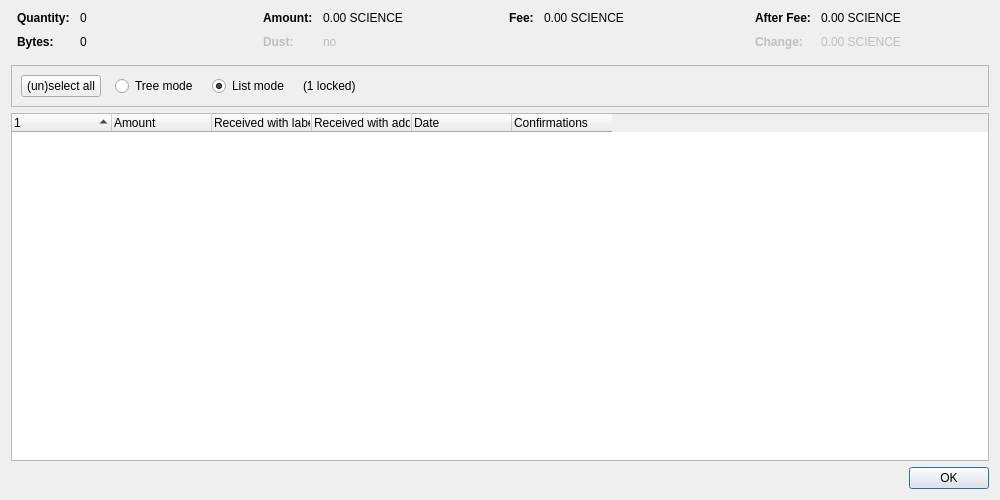
<?xml version="1.0" encoding="UTF-8"?>
<ui version="4.0">
 <class>CoinControlDialog</class>
 <widget class="QDialog" name="CoinControlDialog">
  <property name="geometry">
   <rect>
    <x>0</x>
    <y>0</y>
    <width>1000</width>
    <height>500</height>
   </rect>
  </property>
  <property name="windowTitle">
   <string>Coin Selection</string>
  </property>
  <layout class="QVBoxLayout" name="verticalLayout">
   <item>
    <layout class="QHBoxLayout" name="horizontalLayoutTop" stretch="0,0,0,0">
     <property name="topMargin">
      <number>0</number>
     </property>
     <property name="bottomMargin">
      <number>10</number>
     </property>
     <item>
      <layout class="QFormLayout" name="formLayoutCoinControl1">
       <property name="horizontalSpacing">
        <number>10</number>
       </property>
       <property name="verticalSpacing">
        <number>10</number>
       </property>
       <property name="leftMargin">
        <number>6</number>
       </property>
       <property name="rightMargin">
        <number>6</number>
       </property>
       <item row="0" column="0">
        <widget class="QLabel" name="labelCoinControlQuantityText">
         <property name="font">
          <font>
           <weight>75</weight>
           <bold>true</bold>
          </font>
         </property>
         <property name="text">
          <string>Quantity:</string>
         </property>
        </widget>
       </item>
       <item row="0" column="1">
        <widget class="QLabel" name="labelCoinControlQuantity">
         <property name="cursor">
          <cursorShape>IBeamCursor</cursorShape>
         </property>
         <property name="contextMenuPolicy">
          <enum>Qt::ActionsContextMenu</enum>
         </property>
         <property name="text">
          <string notr="true">0</string>
         </property>
         <property name="textInteractionFlags">
          <set>Qt::LinksAccessibleByMouse|Qt::TextSelectableByKeyboard|Qt::TextSelectableByMouse</set>
         </property>
        </widget>
       </item>
       <item row="1" column="0">
        <widget class="QLabel" name="labelCoinControlBytesText">
         <property name="font">
          <font>
           <weight>75</weight>
           <bold>true</bold>
          </font>
         </property>
         <property name="text">
          <string>Bytes:</string>
         </property>
        </widget>
       </item>
       <item row="1" column="1">
        <widget class="QLabel" name="labelCoinControlBytes">
         <property name="cursor">
          <cursorShape>IBeamCursor</cursorShape>
         </property>
         <property name="contextMenuPolicy">
          <enum>Qt::ActionsContextMenu</enum>
         </property>
         <property name="text">
          <string notr="true">0</string>
         </property>
         <property name="textInteractionFlags">
          <set>Qt::LinksAccessibleByMouse|Qt::TextSelectableByKeyboard|Qt::TextSelectableByMouse</set>
         </property>
        </widget>
       </item>
      </layout>
     </item>
     <item>
      <layout class="QFormLayout" name="formLayoutCoinControl2">
       <property name="horizontalSpacing">
        <number>10</number>
       </property>
       <property name="verticalSpacing">
        <number>10</number>
       </property>
       <property name="leftMargin">
        <number>6</number>
       </property>
       <property name="rightMargin">
        <number>6</number>
       </property>
       <item row="0" column="0">
        <widget class="QLabel" name="labelCoinControlAmountText">
         <property name="font">
          <font>
           <weight>75</weight>
           <bold>true</bold>
          </font>
         </property>
         <property name="text">
          <string>Amount:</string>
         </property>
        </widget>
       </item>
       <item row="0" column="1">
        <widget class="QLabel" name="labelCoinControlAmount">
         <property name="cursor">
          <cursorShape>IBeamCursor</cursorShape>
         </property>
         <property name="contextMenuPolicy">
          <enum>Qt::ActionsContextMenu</enum>
         </property>
         <property name="text">
          <string notr="true">0.00 SCIENCE</string>
         </property>
         <property name="textInteractionFlags">
          <set>Qt::LinksAccessibleByMouse|Qt::TextSelectableByKeyboard|Qt::TextSelectableByMouse</set>
         </property>
        </widget>
       </item>
       <item row="1" column="0">
        <widget class="QLabel" name="labelCoinControlLowOutputText">
         <property name="enabled">
          <bool>false</bool>
         </property>
         <property name="font">
          <font>
           <weight>75</weight>
           <bold>true</bold>
          </font>
         </property>
         <property name="text">
          <string>Dust:</string>
         </property>
        </widget>
       </item>
       <item row="1" column="1">
        <widget class="QLabel" name="labelCoinControlLowOutput">
         <property name="enabled">
          <bool>false</bool>
         </property>
         <property name="cursor">
          <cursorShape>IBeamCursor</cursorShape>
         </property>
         <property name="contextMenuPolicy">
          <enum>Qt::ActionsContextMenu</enum>
         </property>
         <property name="text">
          <string notr="true">no</string>
         </property>
         <property name="textInteractionFlags">
          <set>Qt::LinksAccessibleByMouse|Qt::TextSelectableByKeyboard|Qt::TextSelectableByMouse</set>
         </property>
        </widget>
       </item>
      </layout>
     </item>
     <item>
      <layout class="QFormLayout" name="formLayoutCoinControl3">
       <property name="horizontalSpacing">
        <number>10</number>
       </property>
       <property name="verticalSpacing">
        <number>10</number>
       </property>
       <property name="leftMargin">
        <number>6</number>
       </property>
       <property name="rightMargin">
        <number>6</number>
       </property>
       <item row="0" column="0">
        <widget class="QLabel" name="labelCoinControlFeeText">
         <property name="font">
          <font>
           <weight>75</weight>
           <bold>true</bold>
          </font>
         </property>
         <property name="text">
          <string>Fee:</string>
         </property>
        </widget>
       </item>
       <item row="0" column="1">
        <widget class="QLabel" name="labelCoinControlFee">
         <property name="cursor">
          <cursorShape>IBeamCursor</cursorShape>
         </property>
         <property name="contextMenuPolicy">
          <enum>Qt::ActionsContextMenu</enum>
         </property>
         <property name="text">
          <string notr="true">0.00 SCIENCE</string>
         </property>
         <property name="textInteractionFlags">
          <set>Qt::LinksAccessibleByMouse|Qt::TextSelectableByKeyboard|Qt::TextSelectableByMouse</set>
         </property>
        </widget>
       </item>
      </layout>
     </item>
     <item>
      <layout class="QFormLayout" name="formLayoutCoinControl4">
       <property name="horizontalSpacing">
        <number>10</number>
       </property>
       <property name="verticalSpacing">
        <number>10</number>
       </property>
       <property name="leftMargin">
        <number>6</number>
       </property>
       <property name="rightMargin">
        <number>6</number>
       </property>
       <item row="0" column="0">
        <widget class="QLabel" name="labelCoinControlAfterFeeText">
         <property name="font">
          <font>
           <weight>75</weight>
           <bold>true</bold>
          </font>
         </property>
         <property name="text">
          <string>After Fee:</string>
         </property>
        </widget>
       </item>
       <item row="0" column="1">
        <widget class="QLabel" name="labelCoinControlAfterFee">
         <property name="cursor">
          <cursorShape>IBeamCursor</cursorShape>
         </property>
         <property name="contextMenuPolicy">
          <enum>Qt::ActionsContextMenu</enum>
         </property>
         <property name="text">
          <string notr="true">0.00 SCIENCE</string>
         </property>
         <property name="textInteractionFlags">
          <set>Qt::LinksAccessibleByMouse|Qt::TextSelectableByKeyboard|Qt::TextSelectableByMouse</set>
         </property>
        </widget>
       </item>
       <item row="1" column="0">
        <widget class="QLabel" name="labelCoinControlChangeText">
         <property name="enabled">
          <bool>false</bool>
         </property>
         <property name="font">
          <font>
           <weight>75</weight>
           <bold>true</bold>
          </font>
         </property>
         <property name="text">
          <string>Change:</string>
         </property>
        </widget>
       </item>
       <item row="1" column="1">
        <widget class="QLabel" name="labelCoinControlChange">
         <property name="enabled">
          <bool>false</bool>
         </property>
         <property name="cursor">
          <cursorShape>IBeamCursor</cursorShape>
         </property>
         <property name="contextMenuPolicy">
          <enum>Qt::ActionsContextMenu</enum>
         </property>
         <property name="text">
          <string notr="true">0.00 SCIENCE</string>
         </property>
         <property name="textInteractionFlags">
          <set>Qt::LinksAccessibleByMouse|Qt::TextSelectableByKeyboard|Qt::TextSelectableByMouse</set>
         </property>
        </widget>
       </item>
      </layout>
     </item>
    </layout>
   </item>
   <item>
    <widget class="QFrame" name="frame">
     <property name="minimumSize">
      <size>
       <width>0</width>
       <height>40</height>
      </size>
     </property>
     <property name="frameShape">
      <enum>QFrame::StyledPanel</enum>
     </property>
     <property name="frameShadow">
      <enum>QFrame::Sunken</enum>
     </property>
     <layout class="QHBoxLayout" name="horizontalLayout">
      <item>
       <layout class="QHBoxLayout" name="horizontalLayoutPanel" stretch="0,0,0,0,0">
        <property name="spacing">
         <number>14</number>
        </property>
        <item>
         <widget class="QPushButton" name="pushButtonSelectAll">
          <property name="sizePolicy">
           <sizepolicy hsizetype="Maximum" vsizetype="Fixed">
            <horstretch>0</horstretch>
            <verstretch>0</verstretch>
           </sizepolicy>
          </property>
          <property name="text">
           <string>(un)select all</string>
          </property>
          <property name="autoDefault">
           <bool>false</bool>
          </property>
         </widget>
        </item>
        <item>
         <widget class="QRadioButton" name="radioTreeMode">
          <property name="sizePolicy">
           <sizepolicy hsizetype="Maximum" vsizetype="Fixed">
            <horstretch>0</horstretch>
            <verstretch>0</verstretch>
           </sizepolicy>
          </property>
          <property name="text">
           <string>Tree mode</string>
          </property>
         </widget>
        </item>
        <item>
         <widget class="QRadioButton" name="radioListMode">
          <property name="sizePolicy">
           <sizepolicy hsizetype="Maximum" vsizetype="Fixed">
            <horstretch>0</horstretch>
            <verstretch>0</verstretch>
           </sizepolicy>
          </property>
          <property name="text">
           <string>List mode</string>
          </property>
          <property name="checked">
           <bool>true</bool>
          </property>
         </widget>
        </item>
        <item>
         <widget class="QLabel" name="labelLocked">
          <property name="text">
           <string notr="true">(1 locked)</string>
          </property>
         </widget>
        </item>
        <item>
         <spacer name="horizontalSpacer">
          <property name="orientation">
           <enum>Qt::Horizontal</enum>
          </property>
          <property name="sizeHint" stdset="0">
           <size>
            <width>40</width>
            <height>20</height>
           </size>
          </property>
         </spacer>
        </item>
       </layout>
      </item>
     </layout>
    </widget>
   </item>
   <item>
    <widget class="CoinControlTreeWidget" name="treeWidget">
     <property name="contextMenuPolicy">
      <enum>Qt::CustomContextMenu</enum>
     </property>
     <property name="sortingEnabled">
      <bool>false</bool>
     </property>
     <property name="columnCount">
      <number>6</number>
     </property>
     <attribute name="headerShowSortIndicator" stdset="0">
      <bool>true</bool>
     </attribute>
     <attribute name="headerStretchLastSection">
      <bool>false</bool>
     </attribute>
     <column>
      <property name="text">
       <string/>
      </property>
     </column>
     <column>
      <property name="text">
       <string>Amount</string>
      </property>
     </column>
     <column>
      <property name="text">
       <string>Received with label</string>
      </property>
     </column>
     <column>
      <property name="text">
       <string>Received with address</string>
      </property>
     </column>
     <column>
      <property name="text">
       <string>Date</string>
      </property>
     </column>
     <column>
      <property name="text">
       <string>Confirmations</string>
      </property>
      <property name="toolTip">
       <string>Confirmed</string>
      </property>
     </column>
     <column>
      <property name="text">
       <string/>
      </property>
     </column>
     <column>
      <property name="text">
       <string/>
      </property>
     </column>
     <column>
      <property name="text">
       <string/>
      </property>
     </column>
     <column>
      <property name="text">
       <string/>
      </property>
     </column>
    </widget>
   </item>
   <item>
    <widget class="QDialogButtonBox" name="buttonBox">
     <property name="orientation">
      <enum>Qt::Horizontal</enum>
     </property>
     <property name="standardButtons">
      <set>QDialogButtonBox::Ok</set>
     </property>
    </widget>
   </item>
  </layout>
 </widget>
 <customwidgets>
  <customwidget>
   <class>CoinControlTreeWidget</class>
   <extends>QTreeWidget</extends>
   <header>qt/coincontroltreewidget.h</header>
  </customwidget>
 </customwidgets>
 <resources/>
 <connections/>
</ui>
